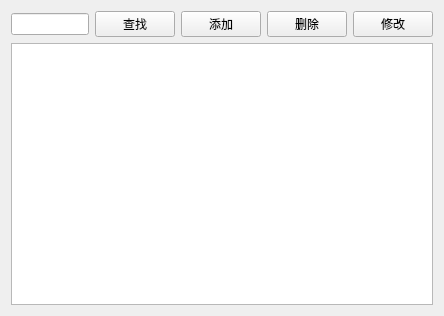
<?xml version="1.0" encoding="UTF-8"?>
<ui version="4.0">
 <class>PatientView</class>
 <widget class="QWidget" name="PatientView">
  <property name="geometry">
   <rect>
    <x>0</x>
    <y>0</y>
    <width>444</width>
    <height>316</height>
   </rect>
  </property>
  <property name="windowTitle">
   <string>病人管理</string>
  </property>
  <layout class="QGridLayout" name="gridLayout">
   <item row="0" column="0">
    <widget class="QLineEdit" name="lineEdit"/>
   </item>
   <item row="0" column="1">
    <widget class="QPushButton" name="btSearch">
     <property name="text">
      <string>查找</string>
     </property>
    </widget>
   </item>
   <item row="0" column="2">
    <widget class="QPushButton" name="btAdd">
     <property name="text">
      <string>添加</string>
     </property>
    </widget>
   </item>
   <item row="0" column="3">
    <widget class="QPushButton" name="btDelete">
     <property name="text">
      <string>删除</string>
     </property>
    </widget>
   </item>
   <item row="0" column="4">
    <widget class="QPushButton" name="btEdit">
     <property name="text">
      <string>修改</string>
     </property>
    </widget>
   </item>
   <item row="1" column="0" colspan="5">
    <widget class="QTextEdit" name="tableView"/>
   </item>
  </layout>
 </widget>
 <resources/>
 <connections/>
</ui>
